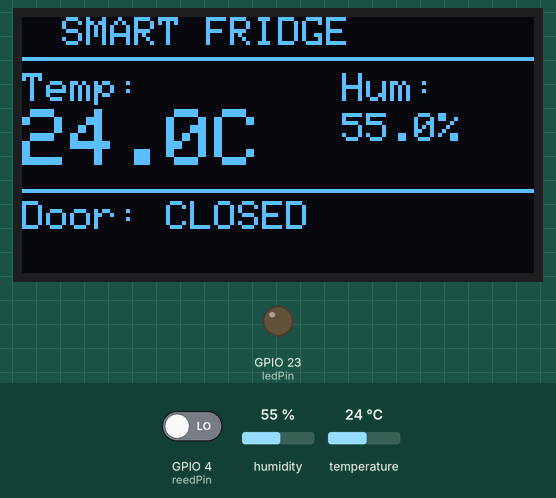
A sketch run on a simulated ESP32. On the bench: 128×64 one-colour display, output pins drawn as LEDs (lit = HIGH). The test bench sets the inputs (shaded band); at power-on: temperature 24 °C, GPIO 4 (reedPin) LOW, humidity 55 %. WiFi joins after 1.5 s; servers stay silent unless stated; uploads are accepted with an empty reply; what the sketch prints to the serial monitor is not drawn.

Above: at 7.0 s.
7.1 s: temperature set to 29.6 °C
At 12.2 s:
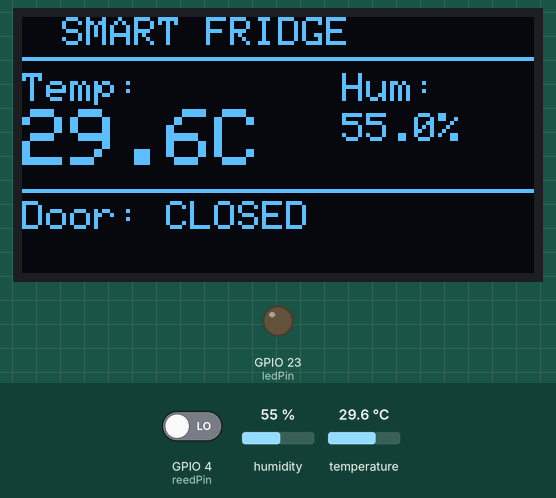
12.8 s: temperature set to 30.9 °C
At 18.6 s:
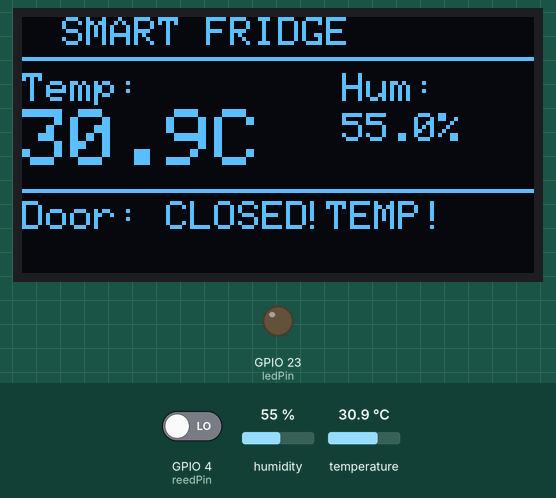
18.9 s: GPIO 4 (reedPin) driven HIGH
At 20.3 s:
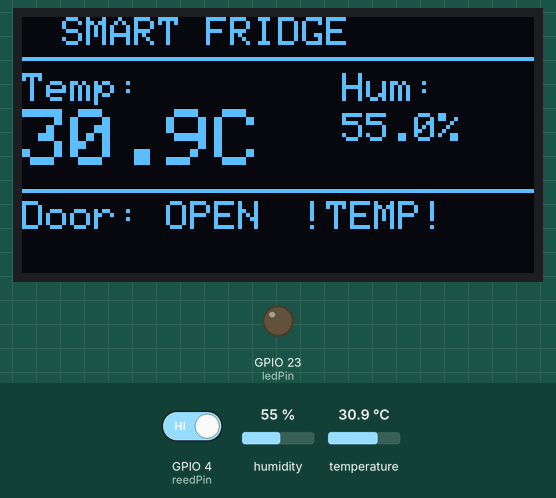
21.1 s: temperature set to 12 °C
At 27.3 s:
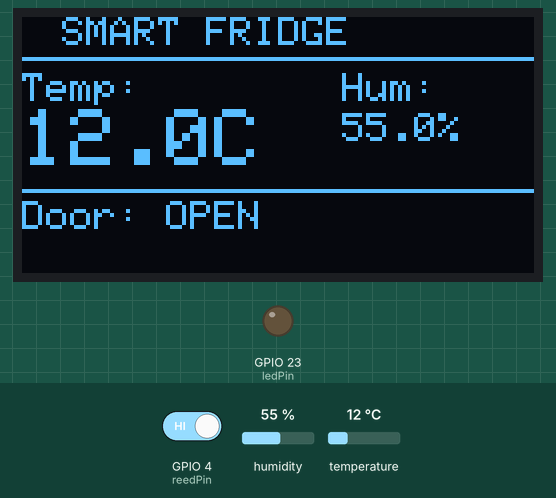
31.3 s: GPIO 4 (reedPin) driven LOW
At 33.5 s:
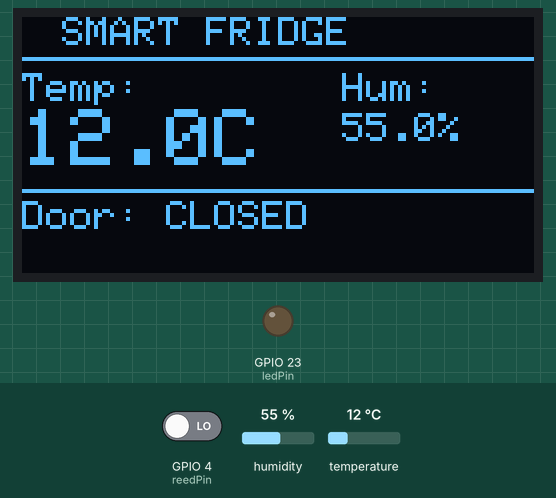
33.8 s: GPIO 4 (reedPin) driven HIGH
At 35.0 s:
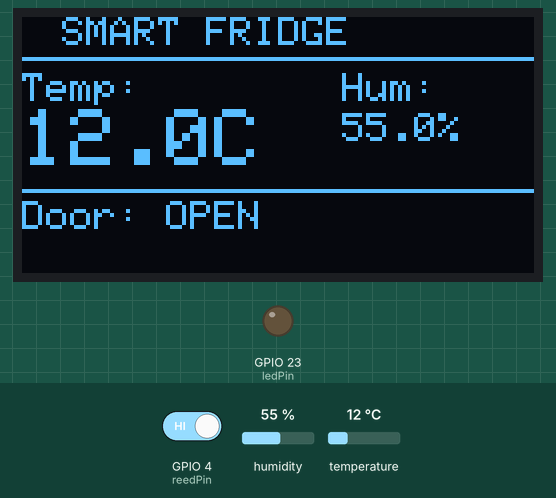
Timing chart, 0 to 36.8 s (numbered marks = the images above; inputs shaded):
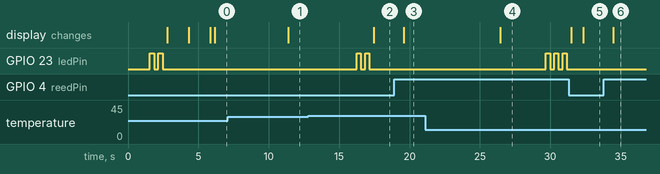

The sketch:

esp32_firmware.ino
```cpp
#include <Wire.h>
#include <WiFi.h>
#include <HTTPClient.h>
#include <Adafruit_GFX.h>
#include <Adafruit_SSD1306.h>
#include "DHTesp.h"
#include <Ticker.h>


// ==========================
// WIFI SETTINGS
// ==========================
const char* ssid     = "realme C2";
const char* password = "030507080191";


// ==========================
// SUPABASE SETTINGS
// ==========================
const char* supabaseUrl = "https://zthfjixdcbdqqncfnoql.supabase.co/rest/v1/sensor_readings";
const char* supabaseKey = "eyJhbGciOiJIUzI1NiIsInR5cCI6IkpXVCJ9.eyJpc3MiOiJzdXBhYmFzZSIsInJlZiI6Inp0aGZqaXhkY2JkcXFuY2Zub3FsIiwicm9sZSI6ImFub24iLCJpYXQiOjE3ODExNzYyNzgsImV4cCI6MjA5Njc1MjI3OH0.nJV_08O7KqMm3U0UZYW3y-2tN_Y7RPk3_hPG9bh6Tds";


// ==========================
// OLED SETTINGS
// ==========================
#define SCREEN_WIDTH   128
#define SCREEN_HEIGHT  64
#define OLED_RESET     -1
#define SCREEN_ADDRESS 0x3C
Adafruit_SSD1306 display(SCREEN_WIDTH, SCREEN_HEIGHT, &Wire, OLED_RESET);


// ==========================
// DHT22 SETTINGS
// ==========================
DHTesp dht;
const int dhtPin = 17;


// ==========================
// REED SWITCH SETTINGS
// ==========================
const int reedPin = 4;


// ==========================
// LED SETTINGS
// ==========================
const int   ledPin        = 23;
const float tempThreshold = 30.0;
const int   doorOpenLimit = 10000;


// ==========================
// TASK SETTINGS
// ==========================
TaskHandle_t tempTaskHandle = NULL;
Ticker tempTicker;
bool tasksEnabled = false;


// ==========================
// VARIABLES
// ==========================
float temperature  = 0;
float humidity     = 0;
bool  doorOpen     = false;
unsigned long doorOpenTime = 0;
bool  doorAlerted  = false;
bool  tempAlerted  = false;
bool  ledTempAlert = false;
bool  ledDoorAlert = false;


// ==========================
// FUNCTION DECLARATIONS
// ==========================
void tempTask(void *pvParameters);
bool getTemperature();
void triggerGetTemp();
void ledBlink(int times);
void sendToSupabase();
void updateOLED();
void showWifiConnecting();
void showWifiConnected();


// ============================================================
// SETUP
// ============================================================
void setup() {
  Serial.begin(115200);


  if (!display.begin(SSD1306_SWITCHCAPVCC, SCREEN_ADDRESS)) {
    Serial.println("SSD1306 failed!");
    while (true);
  }


  display.clearDisplay();
  display.setTextSize(2);
  display.setTextColor(WHITE);
  display.setCursor(10, 20);
  display.println("STARTING");
  display.display();
  delay(1500);


  pinMode(ledPin, OUTPUT);
  digitalWrite(ledPin, LOW);
  pinMode(reedPin, INPUT);


  // Test LED masa startup
  ledBlink(2);


  showWifiConnecting();
  WiFi.begin(ssid, password);
  int retry = 0;
  while (WiFi.status() != WL_CONNECTED && retry < 20) {
    delay(500);
    Serial.print(".");
    retry++;
  }


  if (WiFi.status() == WL_CONNECTED) {
    Serial.println("\nWiFi Connected!");
    showWifiConnected();
    delay(1500);
  } else {
    Serial.println("\nWiFi FAILED");
    display.clearDisplay();
    display.setTextSize(1);
    display.setCursor(0, 20);
    display.println("WiFi FAILED");
    display.println("Running offline..");
    display.display();
    delay(2000);
  }


  dht.setup(dhtPin, DHTesp::DHT22);
  xTaskCreatePinnedToCore(tempTask, "tempTask", 4000, NULL, 5, &tempTaskHandle, 1);
  if (tempTaskHandle != NULL) {
    tempTicker.attach(5, triggerGetTemp);
  }


  tasksEnabled = true;
  if (tempTaskHandle != NULL) {
    vTaskResume(tempTaskHandle);
  }
}


// ============================================================
// LOOP
// ============================================================
void loop() {


  bool currentDoorState = (digitalRead(reedPin) == HIGH);


  if (currentDoorState != doorOpen) {
    delay(500);
    bool confirmState = (digitalRead(reedPin) == HIGH);


    if (confirmState == currentDoorState) {
      doorOpen = currentDoorState;


      if (doorOpen) {
        doorOpenTime = millis();
        doorAlerted  = false;
        ledDoorAlert = false;
        Serial.println("Pintu DIBUKA");
      } else {
        Serial.println("Pintu DITUTUP");
        doorAlerted  = false;
        ledDoorAlert = false;
        doorOpenTime = 0;
        digitalWrite(ledPin, LOW);  // matikan LED terus
      }
    }
  }


  // Check pintu buka lama
  if (doorOpen && !doorAlerted) {
    if (millis() - doorOpenTime >= doorOpenLimit) {
      Serial.println("ALERT: Pintu terbuka terlalu lama!");
      doorAlerted  = true;
      ledDoorAlert = true;
    }
  }


  // LED door alert — blink 3x kalau pintu still open
  if (ledDoorAlert && doorOpen) {
    ledBlink(3);
    ledDoorAlert = false;
  } else if (!doorOpen) {
    digitalWrite(ledPin, LOW);
  }


  // LED temp alert — blink 2x
  if (ledTempAlert) {
    ledBlink(2);
    ledTempAlert = false;
  }


  updateOLED();
  delay(300);
}


// ============================================================
// TASK: Baca DHT22
// ============================================================
void tempTask(void *pvParameters) {
  while (1) {
    if (tasksEnabled) { getTemperature(); }
    vTaskSuspend(NULL);
  }
}


void triggerGetTemp() {
  if (tempTaskHandle != NULL) { xTaskResumeFromISR(tempTaskHandle); }
}


// ============================================================
// BACA DHT22 + HANTAR KE SUPABASE
// ============================================================
bool getTemperature() {
  TempAndHumidity data = dht.getTempAndHumidity();
  if (dht.getStatus() != 0) {
    Serial.println("DHT22 Error: " + String(dht.getStatusString()));
    return false;
  }


  temperature = data.temperature;
  humidity    = data.humidity;


  Serial.println("Temp: "     + String(temperature) + " C");
  Serial.println("Humidity: " + String(humidity)    + " %");
  Serial.println("Door: "     + String(doorOpen ? "OPEN" : "CLOSED"));
  Serial.println("------------------------");


  if (temperature > tempThreshold && !tempAlerted) {
    Serial.println("WARNING: SUHU TINGGI!");
    ledTempAlert = true;
    tempAlerted  = true;
  } else if (temperature <= tempThreshold) {
    tempAlerted = false;
  }


  if (WiFi.status() == WL_CONNECTED) { sendToSupabase(); }
  return true;
}


// ============================================================
// HANTAR DATA KE SUPABASE
// ============================================================
void sendToSupabase() {
  HTTPClient http;
  http.begin(supabaseUrl);
  http.addHeader("Content-Type", "application/json");
  http.addHeader("apikey", supabaseKey);
  http.addHeader("Authorization", String("Bearer ") + supabaseKey);
  http.addHeader("Prefer", "return=minimal");


  String doorStatus = doorOpen ? "OPEN" : "CLOSED";
  String payload = "{";
  payload += "\"temperature\":"   + String(temperature, 2) + ",";
  payload += "\"humidity\":"      + String(humidity, 2)    + ",";
  payload += "\"door_status\":\"" + doorStatus             + "\",";
  payload += "\"total_weight_grams\":0";
  payload += "}";


  int httpCode = http.POST(payload);
  if (httpCode == 201) {
    Serial.println("Supabase: Data sent OK!");
  } else {
    Serial.println("Supabase Error: " + String(httpCode));
    Serial.println(http.getString());
  }
  http.end();
}


// ============================================================
// UPDATE OLED
// ============================================================
void updateOLED() {
  display.clearDisplay();
  display.setTextColor(WHITE);


  display.setTextSize(1);
  display.setCursor(10, 0);
  display.println("SMART FRIDGE");
  display.drawLine(0, 10, 128, 10, WHITE);


  display.setCursor(0, 14);
  display.print("Temp:");
  display.setTextSize(2);
  display.setCursor(0, 23);
  display.print(temperature, 1);
  display.print("C");


  display.setTextSize(1);
  display.setCursor(80, 14);
  display.print("Hum:");
  display.setCursor(80, 24);
  display.print(humidity, 1);
  display.print("%");


  display.drawLine(0, 43, 128, 43, WHITE);
  display.setTextSize(1);
  display.setCursor(0, 46);
  display.print("Door: ");
  display.print(doorOpen ? "OPEN" : "CLOSED");


  if (temperature > tempThreshold) {
    display.setCursor(70, 46);
    display.print("!TEMP!");
  }


  if (doorOpen && doorAlerted) {
    display.setCursor(0, 56);
    display.print("DOOR OPEN TOO LONG!");
  }


  display.display();
}


// ============================================================
// LED BLINK
// ============================================================
void ledBlink(int times) {
  for (int i = 0; i < times; i++) {
    digitalWrite(ledPin, HIGH);
    delay(300);
    digitalWrite(ledPin, LOW);
    delay(300);
  }
}


// ============================================================
// WIFI STATUS OLED
// ============================================================
void showWifiConnecting() {
  display.clearDisplay();
  display.setTextSize(1);
  display.setTextColor(WHITE);
  display.setCursor(10, 20);
  display.println("Connecting WiFi..");
  display.display();
}


void showWifiConnected() {
  display.clearDisplay();
  display.setTextSize(1);
  display.setTextColor(WHITE);
  display.setCursor(15, 15);
  display.println("WiFi Connected!");
  display.setCursor(5, 30);
  display.println(WiFi.localIP().toString());
  display.display();
}
```

Measured:
- the behaviour switches between 30 and 30.1 °C on temperature (found by bisection; images 1 and 2)
- after the input at 7.1 s, the display: changes after 4.3 s (image 1)
- after the input at 12.8 s, GPIO 23 (ledPin): alternates HIGH for 0.30 s and LOW for 0.30 s, 4 changes in all, then stays LOW, starting after 3.4 s; the display: changes after 4.7 s (image 2)
- after the input at 18.9 s, the display: changes after 0.70 s (image 3)
- after the input at 21.1 s, the display: changes after 5.3 s (image 4)
- after the input at 31.3 s, the display: first differs from a run without the input after 1.0 s (image 5)
- after the input at 33.8 s, the display: changes after 0.66 s (image 6)
